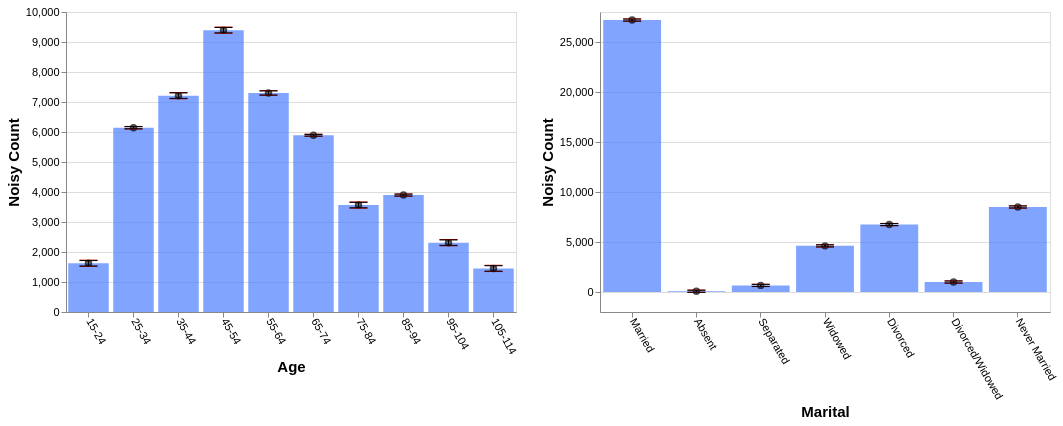

The specification (Vega-Lite) saved for this image:
### Vega-Lite specification from a JSON file in a GitHub repository (floating-point values rounded to 4 significant figures)
{"config": {"view": {"continuousWidth": 400, "continuousHeight": 300}, "axis": {"labelFontSize": 11, "titleFontSize": 15}, "axisBottom": {"labelAngle": 60}}, "hconcat": [{"layer": [{"mark": "bar", "encoding": {"color": {"value": "transparent"}, "tooltip": [{"aggregate": "sum", "field": "noisy_count", "title": "noisy count", "type": "quantitative"}, {"aggregate": "sum", "field": "noisy_count_prev", "title": "prev count", "type": "quantitative"}, {"aggregate": "sum", "field": "error", "title": "current error", "type": "quantitative"}, {"aggregate": "sum", "field": "error_prev", "title": "prev error", "type": "quantitative"}], "x": {"field": "age", "sort": null, "title": "Age", "type": "ordinal"}}, "height": 300, "selection": {"selector611": {"type": "interval", "encodings": ["x"]}}, "transform": [{"filter": {"selection": "selector612"}}], "width": 450}, {"mark": {"type": "bar", "color": "gray", "opacity": 0}, "encoding": {"x": {"field": "age", "sort": null, "title": "Age", "type": "ordinal"}, "y": {"aggregate": "sum", "field": "noisy_count_prev", "type": "quantitative"}}, "transform": [{"filter": {"selection": "selector612"}}]}, {"mark": {"type": "bar", "color": "#4C7FFF", "opacity": 0.7}, "encoding": {"x": {"field": "age", "sort": null, "title": "Age", "type": "ordinal"}, "y": {"aggregate": "sum", "field": "noisy_count", "type": "quantitative"}}, "transform": [{"filter": {"selection": "selector612"}}]}, {"mark": {"type": "point", "color": "black", "opacity": 0.7}, "encoding": {"x": {"field": "age", "sort": null, "title": "Age", "type": "ordinal"}, "y": {"aggregate": "sum", "field": "noisy_count", "title": "Noisy Count", "type": "quantitative"}}, "transform": [{"filter": {"selection": "selector612"}}]}, {"mark": {"type": "rule", "color": "#B6B6B6", "size": 2, "strokeDash": [3, 3]}, "encoding": {"x": {"field": "age", "sort": null, "title": "Age", "type": "ordinal"}, "y": {"aggregate": "sum", "field": "plus_error_prev_age", "title": "", "type": "quantitative"}, "y2": {"aggregate": "sum", "field": "minus_error_prev_age", "title": ""}}, "transform": [{"filter": {"selection": "selector612"}}]}, {"mark": {"type": "tick", "color": "#B90000", "size": 0, "strokeDash": [1, 1]}, "encoding": {"x": {"field": "age", "sort": null, "title": "Age", "type": "ordinal"}, "y": {"aggregate": "sum", "field": "plus_error_prev_age", "type": "quantitative"}}, "transform": [{"filter": {"selection": "selector612"}}]}, {"mark": {"type": "tick", "color": "#B90000", "size": 0, "strokeDash": [3, 1]}, "encoding": {"x": {"field": "age", "sort": null, "title": "Age", "type": "ordinal"}, "y": {"aggregate": "sum", "field": "minus_error_prev_age", "type": "quantitative"}}, "transform": [{"filter": {"selection": "selector612"}}]}, {"mark": {"type": "rule", "color": "black", "size": 2}, "encoding": {"x": {"field": "age", "sort": null, "title": "Age", "type": "ordinal"}, "y": {"aggregate": "sum", "field": "plus_error", "title": "", "type": "quantitative"}, "y2": {"aggregate": "sum", "field": "minus_error", "title": ""}}, "transform": [{"filter": {"selection": "selector612"}}]}, {"mark": {"type": "tick", "color": "black", "width": 0}, "encoding": {"x": {"field": "age", "sort": null, "title": "Age", "type": "ordinal"}, "y": {"aggregate": "sum", "field": "plus_error", "type": "quantitative"}}, "transform": [{"filter": {"selection": "selector612"}}]}, {"mark": {"type": "tick", "color": "black", "width": 0}, "encoding": {"x": {"field": "age", "sort": null, "title": "Age", "type": "ordinal"}, "y": {"aggregate": "sum", "field": "minus_error", "type": "quantitative"}}, "transform": [{"filter": {"selection": "selector612"}}]}]}, {"layer": [{"mark": "bar", "encoding": {"color": {"value": "transparent"}, "tooltip": [{"aggregate": "sum", "field": "noisy_count", "title": "noisy count", "type": "quantitative"}, {"aggregate": "sum", "field": "noisy_count_prev", "title": "prev count", "type": "quantitative"}, {"aggregate": "sum", "field": "error", "title": "current error", "type": "quantitative"}, {"aggregate": "sum", "field": "error_prev", "title": "prev error", "type": "quantitative"}], "x": {"field": "marital", "sort": null, "title": "Marital", "type": "ordinal"}}, "height": 300, "selection": {"selector612": {"type": "interval", "encodings": ["x"]}}, "transform": [{"filter": {"selection": "selector611"}}], "width": 450}, {"mark": {"type": "bar", "color": "gray", "opacity": 0}, "encoding": {"x": {"field": "marital", "sort": null, "title": "Marital", "type": "ordinal"}, "y": {"aggregate": "sum", "field": "noisy_count_prev", "type": "quantitative"}}, "transform": [{"filter": {"selection": "selector611"}}]}, {"mark": {"type": "bar", "color": "#4C7FFF", "opacity": 0.7}, "encoding": {"x": {"field": "marital", "sort": null, "title": "Marital", "type": "ordinal"}, "y": {"aggregate": "sum", "field": "noisy_count", "type": "quantitative"}}, "transform": [{"filter": {"selection": "selector611"}}]}, {"mark": {"type": "point", "color": "black", "opacity": 0.7}, "encoding": {"x": {"field": "marital", "sort": null, "title": "Marital", "type": "ordinal"}, "y": {"aggregate": "sum", "field": "noisy_count", "title": "Noisy Count", "type": "quantitative"}}, "transform": [{"filter": {"selection": "selector611"}}]}, {"mark": {"type": "rule", "color": "#B6B6B6", "size": 2, "strokeDash": [3, 3]}, "encoding": {"x": {"field": "marital", "sort": null, "title": "Marital", "type": "ordinal"}, "y": {"aggregate": "sum", "field": "plus_error_prev_marital", "title": "", "type": "quantitative"}, "y2": {"aggregate": "sum", "field": "minus_error_prev_marital", "title": ""}}, "transform": [{"filter": {"selection": "selector611"}}]}, {"mark": {"type": "tick", "color": "#B90000", "size": 0, "strokeDash": [1, 1]}, "encoding": {"x": {"field": "marital", "sort": null, "title": "Marital", "type": "ordinal"}, "y": {"aggregate": "sum", "field": "plus_error_prev_marital", "type": "quantitative"}}, "transform": [{"filter": {"selection": "selector611"}}]}, {"mark": {"type": "tick", "color": "#B90000", "size": 0, "strokeDash": [3, 1]}, "encoding": {"x": {"field": "marital", "sort": null, "title": "Marital", "type": "ordinal"}, "y": {"aggregate": "sum", "field": "minus_error_prev_marital", "type": "quantitative"}}, "transform": [{"filter": {"selection": "selector611"}}]}, {"mark": {"type": "rule", "color": "black", "size": 2}, "encoding": {"x": {"field": "marital", "sort": null, "title": "Marital", "type": "ordinal"}, "y": {"aggregate": "sum", "field": "plus_error", "title": "", "type": "quantitative"}, "y2": {"aggregate": "sum", "field": "minus_error", "title": ""}}, "transform": [{"filter": {"selection": "selector611"}}]}, {"mark": {"type": "tick", "color": "black", "width": 0}, "encoding": {"x": {"field": "marital", "sort": null, "title": "Marital", "type": "ordinal"}, "y": {"aggregate": "sum", "field": "plus_error", "type": "quantitative"}}, "transform": [{"filter": {"selection": "selector611"}}]}, {"mark": {"type": "tick", "color": "black", "width": 0}, "encoding": {"x": {"field": "marital", "sort": null, "title": "Marital", "type": "ordinal"}, "y": {"aggregate": "sum", "field": "minus_error", "type": "quantitative"}}, "transform": [{"filter": {"selection": "selector611"}}]}]}], "data": {"name": "data-0fa7426adb13d982f1167e2dd456d440"}, "$schema": "https://vega.github.io/schema/vega-lite/v4.17.0.json", "datasets": {"data-0fa7426adb13d982f1167e2dd456d440": [{"age": "15-24", "marital": "Married", "noisy_count": 314.8, "true_count": 295.0, "plus_error": 327.6, "minus_error": 302.0, "error": 12.8, "noisy_count_prev": 319.1, "true_count_prev": 295.0, "plus_error_prev": 334.0, "minus_error_prev": 304.2, "error_prev": 14.9, "plus_error_prev_age": 333.3, "minus_error_prev_age": 303.5, "plus_error_prev_marital": 333.7, "minus_error_prev_marital": 303.9}, {"age": "15-24", "marital": "Absent", "noisy_count": 23.5, "true_count": 13.0, "plus_error": 36.2, "minus_error": 10.7, "error": 12.8, "noisy_count_prev": 23.0, "true_count_prev": 13.0, "plus_error_prev": 37.9, "minus_error_prev": 8.1, "error_prev": 14.9, "plus_error_prev_age": 37.17, "minus_error_prev_age": 7.371, "plus_error_prev_marital": 37.76, "minus_error_prev_marital": 7.96}, {"age": "15-24", "marital": "Separated", "noisy_count": 6.0, "true_count": 18.0, "plus_error": 18.8, "minus_error": -6.7, "error": 12.8, "noisy_count_prev": 5.2, "true_count_prev": 18.0, "plus_error_prev": 20.1, "minus_error_prev": -9.7, "error_prev": 14.9, "plus_error_prev_age": 19.37, "minus_error_prev_age": -10.43, "plus_error_prev_marital": 20.44, "minus_error_prev_marital": -9.36}, {"age": "15-24", "marital": "Widowed", "noisy_count": -46.4, "true_count": 2.0, "plus_error": -33.6, "minus_error": -59.2, "error": 12.8, "noisy_count_prev": -43.9, "true_count_prev": 2.0, "plus_error_prev": -29.0, "minus_error_prev": -58.8, "error_prev": 14.9, "plus_error_prev_age": -29.73, "minus_error_prev_age": -59.53, "plus_error_prev_marital": -29.13, "minus_error_prev_marital": -58.93}, {"age": "15-24", "marital": "Divorced", "noisy_count": 148.6, "true_count": 22.0, "plus_error": 161.4, "minus_error": 135.8, "error": 12.8, "noisy_count_prev": 146.4, "true_count_prev": 22.0, "plus_error_prev": 161.3, "minus_error_prev": 131.5, "error_prev": 14.9, "plus_error_prev_age": 160.6, "minus_error_prev_age": 130.8, "plus_error_prev_marital": 161.3, "minus_error_prev_marital": 131.5}, {"age": "15-24", "marital": "Divorced/Widowed", "noisy_count": -18.1, "true_count": 16.0, "plus_error": -5.3, "minus_error": -30.8, "error": 12.8, "noisy_count_prev": -15.4, "true_count_prev": 16.0, "plus_error_prev": -0.4, "minus_error_prev": -30.3, "error_prev": 14.9, "plus_error_prev_age": -1.129, "minus_error_prev_age": -31.03, "plus_error_prev_marital": -1.61, "minus_error_prev_marital": -31.51}, {"age": "15-24", "marital": "Never Married", "noisy_count": 1196.0, "true_count": 1190.0, "plus_error": 1209.0, "minus_error": 1183.0, "error": 12.8, "noisy_count_prev": 1195.0, "true_count_prev": 1190.0, "plus_error_prev": 1210.0, "minus_error_prev": 1180.0, "error_prev": 14.9, "plus_error_prev_age": 1209.0, "minus_error_prev_age": 1179.0, "plus_error_prev_marital": 1208.0, "minus_error_prev_marital": 1179.0}, {"age": "25-34", "marital": "Married", "noisy_count": 2769.0, "true_count": 2764.0, "plus_error": 2774.0, "minus_error": 2764.0, "error": 5.1, "noisy_count_prev": 2770.0, "true_count_prev": 2764.0, "plus_error_prev": 2776.0, "minus_error_prev": 2764.0, "error_prev": 6.1, "plus_error_prev_age": 2777.0, "minus_error_prev_age": 2764.0, "plus_error_prev_marital": 2776.0, "minus_error_prev_marital": 2764.0}, {"age": "25-34", "marital": "Absent", "noisy_count": 9.0, "true_count": 33.0, "plus_error": 14.2, "minus_error": 3.9, "error": 5.1, "noisy_count_prev": 9.0, "true_count_prev": 33.0, "plus_error_prev": 15.1, "minus_error_prev": 2.9, "error_prev": 6.1, "plus_error_prev_age": 15.13, "minus_error_prev_age": 2.929, "plus_error_prev_marital": 14.96, "minus_error_prev_marital": 2.76}, {"age": "25-34", "marital": "Separated", "noisy_count": 49.6, "true_count": 77.0, "plus_error": 54.8, "minus_error": 44.5, "error": 5.1, "noisy_count_prev": 50.9, "true_count_prev": 77.0, "plus_error_prev": 57.0, "minus_error_prev": 44.8, "error_prev": 6.1, "plus_error_prev_age": 57.03, "minus_error_prev_age": 44.83, "plus_error_prev_marital": 57.34, "minus_error_prev_marital": 45.14}, {"age": "25-34", "marital": "Widowed", "noisy_count": 23.3, "true_count": 11.0, "plus_error": 28.4, "minus_error": 18.2, "error": 5.1, "noisy_count_prev": 21.3, "true_count_prev": 11.0, "plus_error_prev": 27.4, "minus_error_prev": 15.2, "error_prev": 6.1, "plus_error_prev_age": 27.43, "minus_error_prev_age": 15.23, "plus_error_prev_marital": 27.27, "minus_error_prev_marital": 15.07}, {"age": "25-34", "marital": "Divorced", "noisy_count": 362.8, "true_count": 372.0, "plus_error": 367.9, "minus_error": 357.7, "error": 5.1, "noisy_count_prev": 361.1, "true_count_prev": 372.0, "plus_error_prev": 367.2, "minus_error_prev": 355.0, "error_prev": 6.1, "plus_error_prev_age": 367.2, "minus_error_prev_age": 355.0, "plus_error_prev_marital": 367.2, "minus_error_prev_marital": 355.0}, {"age": "25-34", "marital": "Divorced/Widowed", "noisy_count": 221.1, "true_count": 189.0, "plus_error": 226.2, "minus_error": 216.0, "error": 5.1, "noisy_count_prev": 221.1, "true_count_prev": 189.0, "plus_error_prev": 227.1, "minus_error_prev": 215.0, "error_prev": 6.1, "plus_error_prev_age": 227.1, "minus_error_prev_age": 215.0, "plus_error_prev_marital": 225.9, "minus_error_prev_marital": 213.8}, {"age": "25-34", "marital": "Never Married", "noisy_count": 2708.0, "true_count": 2691.0, "plus_error": 2713.0, "minus_error": 2703.0, "error": 5.1, "noisy_count_prev": 2708.0, "true_count_prev": 2691.0, "plus_error_prev": 2714.0, "minus_error_prev": 2702.0, "error_prev": 6.1, "plus_error_prev_age": 2715.0, "minus_error_prev_age": 2702.0, "plus_error_prev_marital": 2713.0, "minus_error_prev_marital": 2701.0}, {"age": "35-44", "marital": "Married", "noisy_count": 4283.0, "true_count": 4273.0, "plus_error": 4296.0, "minus_error": 4270.0, "error": 12.8, "noisy_count_prev": 4285.0, "true_count_prev": 4273.0, "plus_error_prev": 4300.0, "minus_error_prev": 4270.0, "error_prev": 14.9, "plus_error_prev_age": 4298.0, "minus_error_prev_age": 4269.0, "plus_error_prev_marital": 4299.0, "minus_error_prev_marital": 4269.0}, {"age": "35-44", "marital": "Absent", "noisy_count": 115.9, "true_count": 31.0, "plus_error": 128.7, "minus_error": 103.1, "error": 12.8, "noisy_count_prev": 115.3, "true_count_prev": 31.0, "plus_error_prev": 130.2, "minus_error_prev": 100.4, "error_prev": 14.9, "plus_error_prev_age": 129.1, "minus_error_prev_age": 99.26, "plus_error_prev_marital": 130.1, "minus_error_prev_marital": 100.3}, {"age": "35-44", "marital": "Separated", "noisy_count": 164.7, "true_count": 96.0, "plus_error": 177.5, "minus_error": 151.9, "error": 12.8, "noisy_count_prev": 158.4, "true_count_prev": 96.0, "plus_error_prev": 173.3, "minus_error_prev": 143.5, "error_prev": 14.9, "plus_error_prev_age": 172.2, "minus_error_prev_age": 142.4, "plus_error_prev_marital": 173.6, "minus_error_prev_marital": 143.8}, {"age": "35-44", "marital": "Widowed", "noisy_count": -20.9, "true_count": 57.0, "plus_error": -8.1, "minus_error": -33.7, "error": 12.8, "noisy_count_prev": -16.4, "true_count_prev": 57.0, "plus_error_prev": -1.5, "minus_error_prev": -31.3, "error_prev": 14.9, "plus_error_prev_age": -2.643, "minus_error_prev_age": -32.44, "plus_error_prev_marital": -1.63, "minus_error_prev_marital": -31.43}, {"age": "35-44", "marital": "Divorced", "noisy_count": 908.3, "true_count": 905.0, "plus_error": 921.1, "minus_error": 895.5, "error": 12.8, "noisy_count_prev": 907.3, "true_count_prev": 905.0, "plus_error_prev": 922.2, "minus_error_prev": 892.4, "error_prev": 14.9, "plus_error_prev_age": 921.1, "minus_error_prev_age": 891.3, "plus_error_prev_marital": 922.2, "minus_error_prev_marital": 892.4}, {"age": "35-44", "marital": "Divorced/Widowed", "noisy_count": 226.8, "true_count": 286.0, "plus_error": 239.6, "minus_error": 214.0, "error": 12.8, "noisy_count_prev": 229.2, "true_count_prev": 286.0, "plus_error_prev": 244.1, "minus_error_prev": 214.2, "error_prev": 14.9, "plus_error_prev_age": 243.0, "minus_error_prev_age": 213.1, "plus_error_prev_marital": 242.9, "minus_error_prev_marital": 213.0}, {"age": "35-44", "marital": "Never Married", "noisy_count": 1534.0, "true_count": 1684.0, "plus_error": 1547.0, "minus_error": 1522.0, "error": 12.8, "noisy_count_prev": 1542.0, "true_count_prev": 1684.0, "plus_error_prev": 1556.0, "minus_error_prev": 1527.0, "error_prev": 14.9, "plus_error_prev_age": 1555.0, "minus_error_prev_age": 1526.0, "plus_error_prev_marital": 1555.0, "minus_error_prev_marital": 1525.0}, {"age": "45-54", "marital": "Married", "noisy_count": 5513.0, "true_count": 5589.0, "plus_error": 5526.0, "minus_error": 5501.0, "error": 12.8, "noisy_count_prev": 5514.0, "true_count_prev": 5589.0, "plus_error_prev": 5529.0, "minus_error_prev": 5499.0, "error_prev": 14.9, "plus_error_prev_age": 5529.0, "minus_error_prev_age": 5500.0, "plus_error_prev_marital": 5529.0, "minus_error_prev_marital": 5499.0}, {"age": "45-54", "marital": "Absent", "noisy_count": 77.6, "true_count": 27.0, "plus_error": 90.4, "minus_error": 64.9, "error": 12.8, "noisy_count_prev": 77.9, "true_count_prev": 27.0, "plus_error_prev": 92.8, "minus_error_prev": 63.0, "error_prev": 14.9, "plus_error_prev_age": 93.04, "minus_error_prev_age": 63.24, "plus_error_prev_marital": 92.66, "minus_error_prev_marital": 62.86}, {"age": "45-54", "marital": "Separated", "noisy_count": 205.5, "true_count": 156.0, "plus_error": 218.3, "minus_error": 192.7, "error": 12.8, "noisy_count_prev": 204.1, "true_count_prev": 156.0, "plus_error_prev": 219.0, "minus_error_prev": 189.2, "error_prev": 14.9, "plus_error_prev_age": 219.2, "minus_error_prev_age": 189.4, "plus_error_prev_marital": 219.3, "minus_error_prev_marital": 189.5}, {"age": "45-54", "marital": "Widowed", "noisy_count": 102.2, "true_count": 143.0, "plus_error": 115.0, "minus_error": 89.4, "error": 12.8, "noisy_count_prev": 104.1, "true_count_prev": 143.0, "plus_error_prev": 119.0, "minus_error_prev": 89.2, "error_prev": 14.9, "plus_error_prev_age": 119.2, "minus_error_prev_age": 89.44, "plus_error_prev_marital": 118.9, "minus_error_prev_marital": 89.07}, {"age": "45-54", "marital": "Divorced", "noisy_count": 1749.0, "true_count": 1715.0, "plus_error": 1761.0, "minus_error": 1736.0, "error": 12.8, "noisy_count_prev": 1743.0, "true_count_prev": 1715.0, "plus_error_prev": 1758.0, "minus_error_prev": 1728.0, "error_prev": 14.9, "plus_error_prev_age": 1758.0, "minus_error_prev_age": 1728.0, "plus_error_prev_marital": 1758.0, "minus_error_prev_marital": 1728.0}, {"age": "45-54", "marital": "Divorced/Widowed", "noisy_count": 293.3, "true_count": 379.0, "plus_error": 306.0, "minus_error": 280.5, "error": 12.8, "noisy_count_prev": 296.7, "true_count_prev": 379.0, "plus_error_prev": 311.6, "minus_error_prev": 281.8, "error_prev": 14.9, "plus_error_prev_age": 311.8, "minus_error_prev_age": 282.0, "plus_error_prev_marital": 310.4, "minus_error_prev_marital": 280.6}, {"age": "45-54", "marital": "Never Married", "noisy_count": 1454.0, "true_count": 1324.0, "plus_error": 1467.0, "minus_error": 1441.0, "error": 12.8, "noisy_count_prev": 1453.0, "true_count_prev": 1324.0, "plus_error_prev": 1468.0, "minus_error_prev": 1438.0, "error_prev": 14.9, "plus_error_prev_age": 1468.0, "minus_error_prev_age": 1439.0, "plus_error_prev_marital": 1467.0, "minus_error_prev_marital": 1437.0}, {"age": "55-64", "marital": "Married", "noisy_count": 4528.0, "true_count": 4513.0, "plus_error": 4538.0, "minus_error": 4518.0, "error": 9.8, "noisy_count_prev": 4528.0, "true_count_prev": 4513.0, "plus_error_prev": 4539.0, "minus_error_prev": 4517.0, "error_prev": 11.0, "plus_error_prev_age": 4539.0, "minus_error_prev_age": 4517.0, "plus_error_prev_marital": 4538.0, "minus_error_prev_marital": 4516.0}, {"age": "55-64", "marital": "Absent", "noisy_count": 63.4, "true_count": 10.0, "plus_error": 73.2, "minus_error": 53.6, "error": 9.8, "noisy_count_prev": 60.7, "true_count_prev": 10.0, "plus_error_prev": 71.7, "minus_error_prev": 49.7, "error_prev": 11.0, "plus_error_prev_age": 71.77, "minus_error_prev_age": 49.77, "plus_error_prev_marital": 71.56, "minus_error_prev_marital": 49.56}, {"age": "55-64", "marital": "Separated", "noisy_count": 50.9, "true_count": 106.0, "plus_error": 60.7, "minus_error": 41.1, "error": 9.8, "noisy_count_prev": 54.2, "true_count_prev": 106.0, "plus_error_prev": 65.2, "minus_error_prev": 43.3, "error_prev": 11.0, "plus_error_prev_age": 65.27, "minus_error_prev_age": 43.37, "plus_error_prev_marital": 65.54, "minus_error_prev_marital": 43.64}, {"age": "55-64", "marital": "Widowed", "noisy_count": 217.3, "true_count": 210.0, "plus_error": 227.1, "minus_error": 207.5, "error": 9.8, "noisy_count_prev": 216.3, "true_count_prev": 210.0, "plus_error_prev": 227.3, "minus_error_prev": 205.3, "error_prev": 11.0, "plus_error_prev_age": 227.4, "minus_error_prev_age": 205.4, "plus_error_prev_marital": 227.2, "minus_error_prev_marital": 205.2}, {"age": "55-64", "marital": "Divorced", "noisy_count": 1507.0, "true_count": 1509.0, "plus_error": 1516.0, "minus_error": 1497.0, "error": 9.8, "noisy_count_prev": 1507.0, "true_count_prev": 1509.0, "plus_error_prev": 1518.0, "minus_error_prev": 1496.0, "error_prev": 11.0, "plus_error_prev_age": 1518.0, "minus_error_prev_age": 1496.0, "plus_error_prev_marital": 1518.0, "minus_error_prev_marital": 1496.0}, {"age": "55-64", "marital": "Divorced/Widowed", "noisy_count": 223.3, "true_count": 241.0, "plus_error": 233.0, "minus_error": 213.5, "error": 9.8, "noisy_count_prev": 220.6, "true_count_prev": 241.0, "plus_error_prev": 231.6, "minus_error_prev": 209.6, "error_prev": 11.0, "plus_error_prev_age": 231.7, "minus_error_prev_age": 209.7, "plus_error_prev_marital": 230.4, "minus_error_prev_marital": 208.4}, {"age": "55-64", "marital": "Never Married", "noisy_count": 711.4, "true_count": 730.0, "plus_error": 721.2, "minus_error": 701.6, "error": 9.8, "noisy_count_prev": 714.1, "true_count_prev": 730.0, "plus_error_prev": 725.1, "minus_error_prev": 703.1, "error_prev": 11.0, "plus_error_prev_age": 725.2, "minus_error_prev_age": 703.2, "plus_error_prev_marital": 723.6, "minus_error_prev_marital": 701.6}, {"age": "65-74", "marital": "Married", "noisy_count": 3650.0, "true_count": 3666.0, "plus_error": 3654.0, "minus_error": 3646.0, "error": 4.1, "noisy_count_prev": 3650.0, "true_count_prev": 3666.0, "plus_error_prev": 3655.0, "minus_error_prev": 3646.0, "error_prev": 4.8, "plus_error_prev_age": 3655.0, "minus_error_prev_age": 3646.0, "plus_error_prev_marital": 3655.0, "minus_error_prev_marital": 3645.0}, {"age": "65-74", "marital": "Absent", "noisy_count": 32.4, "true_count": 1.0, "plus_error": 36.5, "minus_error": 28.2, "error": 4.1, "noisy_count_prev": 30.6, "true_count_prev": 1.0, "plus_error_prev": 35.4, "minus_error_prev": 25.8, "error_prev": 4.8, "plus_error_prev_age": 35.57, "minus_error_prev_age": 25.97, "plus_error_prev_marital": 35.26, "minus_error_prev_marital": 25.66}, {"age": "65-74", "marital": "Separated", "noisy_count": 70.4, "true_count": 84.0, "plus_error": 74.5, "minus_error": 66.3, "error": 4.1, "noisy_count_prev": 71.0, "true_count_prev": 84.0, "plus_error_prev": 75.8, "minus_error_prev": 66.2, "error_prev": 4.8, "plus_error_prev_age": 75.97, "minus_error_prev_age": 66.37, "plus_error_prev_marital": 76.14, "minus_error_prev_marital": 66.54}, {"age": "65-74", "marital": "Widowed", "noisy_count": 426.6, "true_count": 406.0, "plus_error": 430.7, "minus_error": 422.5, "error": 4.1, "noisy_count_prev": 425.5, "true_count_prev": 406.0, "plus_error_prev": 430.4, "minus_error_prev": 420.7, "error_prev": 4.8, "plus_error_prev_age": 430.6, "minus_error_prev_age": 420.9, "plus_error_prev_marital": 430.3, "minus_error_prev_marital": 420.6}, {"age": "65-74", "marital": "Divorced", "noisy_count": 1176.0, "true_count": 1161.0, "plus_error": 1180.0, "minus_error": 1172.0, "error": 4.1, "noisy_count_prev": 1175.0, "true_count_prev": 1161.0, "plus_error_prev": 1180.0, "minus_error_prev": 1170.0, "error_prev": 4.8, "plus_error_prev_age": 1180.0, "minus_error_prev_age": 1171.0, "plus_error_prev_marital": 1180.0, "minus_error_prev_marital": 1170.0}, {"age": "65-74", "marital": "Divorced/Widowed", "noisy_count": 129.3, "true_count": 150.0, "plus_error": 133.5, "minus_error": 125.2, "error": 4.1, "noisy_count_prev": 130.0, "true_count_prev": 150.0, "plus_error_prev": 134.9, "minus_error_prev": 125.2, "error_prev": 4.8, "plus_error_prev_age": 135.1, "minus_error_prev_age": 125.4, "plus_error_prev_marital": 133.7, "minus_error_prev_marital": 124.0}, {"age": "65-74", "marital": "Never Married", "noisy_count": 407.4, "true_count": 399.0, "plus_error": 411.5, "minus_error": 403.3, "error": 4.1, "noisy_count_prev": 408.1, "true_count_prev": 399.0, "plus_error_prev": 412.9, "minus_error_prev": 403.2, "error_prev": 4.8, "plus_error_prev_age": 413.1, "minus_error_prev_age": 403.4, "plus_error_prev_marital": 411.4, "minus_error_prev_marital": 401.7}, {"age": "75-84", "marital": "Married", "noisy_count": 2388.0, "true_count": 2360.0, "plus_error": 2401.0, "minus_error": 2375.0, "error": 12.8, "noisy_count_prev": 2386.0, "true_count_prev": 2360.0, "plus_error_prev": 2401.0, "minus_error_prev": 2371.0, "error_prev": 14.9, "plus_error_prev_age": 2400.0, "minus_error_prev_age": 2370.0, "plus_error_prev_marital": 2401.0, "minus_error_prev_marital": 2371.0}, {"age": "75-84", "marital": "Absent", "noisy_count": -43.1, "true_count": 2.0, "plus_error": -30.3, "minus_error": -55.9, "error": 12.8, "noisy_count_prev": -44.1, "true_count_prev": 2.0, "plus_error_prev": -29.2, "minus_error_prev": -59.0, "error_prev": 14.9, "plus_error_prev_age": -30.29, "minus_error_prev_age": -60.09, "plus_error_prev_marital": -29.34, "minus_error_prev_marital": -59.14}, {"age": "75-84", "marital": "Separated", "noisy_count": -27.0, "true_count": 56.0, "plus_error": -14.2, "minus_error": -39.8, "error": 12.8, "noisy_count_prev": -23.1, "true_count_prev": 56.0, "plus_error_prev": -8.2, "minus_error_prev": -38.0, "error_prev": 14.9, "plus_error_prev_age": -9.286, "minus_error_prev_age": -39.09, "plus_error_prev_marital": -7.86, "minus_error_prev_marital": -37.66}, {"age": "75-84", "marital": "Widowed", "noisy_count": 623.5, "true_count": 638.0, "plus_error": 636.3, "minus_error": 610.8, "error": 12.8, "noisy_count_prev": 621.2, "true_count_prev": 638.0, "plus_error_prev": 636.1, "minus_error_prev": 606.3, "error_prev": 14.9, "plus_error_prev_age": 635.0, "minus_error_prev_age": 605.2, "plus_error_prev_marital": 636.0, "minus_error_prev_marital": 606.2}, {"age": "75-84", "marital": "Divorced", "noisy_count": 398.3, "true_count": 592.0, "plus_error": 411.0, "minus_error": 385.5, "error": 12.8, "noisy_count_prev": 404.8, "true_count_prev": 592.0, "plus_error_prev": 419.8, "minus_error_prev": 389.9, "error_prev": 14.9, "plus_error_prev_age": 418.7, "minus_error_prev_age": 388.8, "plus_error_prev_marital": 419.8, "minus_error_prev_marital": 389.9}, {"age": "75-84", "marital": "Divorced/Widowed", "noisy_count": 49.3, "true_count": 72.0, "plus_error": 62.1, "minus_error": 36.5, "error": 12.8, "noisy_count_prev": 51.8, "true_count_prev": 72.0, "plus_error_prev": 66.7, "minus_error_prev": 36.9, "error_prev": 14.9, "plus_error_prev_age": 65.61, "minus_error_prev_age": 35.81, "plus_error_prev_marital": 65.49, "minus_error_prev_marital": 35.69}, {"age": "75-84", "marital": "Never Married", "noisy_count": 175.4, "true_count": 189.0, "plus_error": 188.2, "minus_error": 162.6, "error": 12.8, "noisy_count_prev": 175.3, "true_count_prev": 189.0, "plus_error_prev": 190.3, "minus_error_prev": 160.4, "error_prev": 14.9, "plus_error_prev_age": 189.2, "minus_error_prev_age": 159.3, "plus_error_prev_marital": 188.8, "minus_error_prev_marital": 158.9}, {"age": "85-94", "marital": "Married", "noisy_count": 2135.0, "true_count": 2152.0, "plus_error": 2140.0, "minus_error": 2131.0, "error": 4.5, "noisy_count_prev": 2136.0, "true_count_prev": 2152.0, "plus_error_prev": 2141.0, "minus_error_prev": 2130.0, "error_prev": 5.4, "plus_error_prev_age": 2141.0, "minus_error_prev_age": 2130.0, "plus_error_prev_marital": 2141.0, "minus_error_prev_marital": 2130.0}, {"age": "85-94", "marital": "Absent", "noisy_count": -6.4, "true_count": 0.0, "plus_error": -1.9, "minus_error": -10.9, "error": 4.5, "noisy_count_prev": -6.9, "true_count_prev": 0.0, "plus_error_prev": -1.5, "minus_error_prev": -12.3, "error_prev": 5.4, "plus_error_prev_age": -1.9, "minus_error_prev_age": -12.7, "plus_error_prev_marital": -1.64, "minus_error_prev_marital": -12.44}, {"age": "85-94", "marital": "Separated", "noisy_count": 63.9, "true_count": 52.0, "plus_error": 68.4, "minus_error": 59.4, "error": 4.5, "noisy_count_prev": 63.5, "true_count_prev": 52.0, "plus_error_prev": 68.8, "minus_error_prev": 58.1, "error_prev": 5.4, "plus_error_prev_age": 68.4, "minus_error_prev_age": 57.7, "plus_error_prev_marital": 69.14, "minus_error_prev_marital": 58.44}, {"age": "85-94", "marital": "Widowed", "noisy_count": 1221.0, "true_count": 1211.0, "plus_error": 1225.0, "minus_error": 1216.0, "error": 4.5, "noisy_count_prev": 1223.0, "true_count_prev": 1211.0, "plus_error_prev": 1228.0, "minus_error_prev": 1217.0, "error_prev": 5.4, "plus_error_prev_age": 1228.0, "minus_error_prev_age": 1217.0, "plus_error_prev_marital": 1228.0, "minus_error_prev_marital": 1217.0}, {"age": "85-94", "marital": "Divorced", "noisy_count": 392.0, "true_count": 390.0, "plus_error": 396.5, "minus_error": 387.5, "error": 4.5, "noisy_count_prev": 392.5, "true_count_prev": 390.0, "plus_error_prev": 397.8, "minus_error_prev": 387.1, "error_prev": 5.4, "plus_error_prev_age": 397.4, "minus_error_prev_age": 386.7, "plus_error_prev_marital": 397.8, "minus_error_prev_marital": 387.1}, {"age": "85-94", "marital": "Divorced/Widowed", "noisy_count": -85.4, "true_count": 50.0, "plus_error": -80.9, "minus_error": -90.0, "error": 4.5, "noisy_count_prev": -84.5, "true_count_prev": 50.0, "plus_error_prev": -79.2, "minus_error_prev": -89.9, "error_prev": 5.4, "plus_error_prev_age": -79.6, "minus_error_prev_age": -90.3, "plus_error_prev_marital": -80.41, "minus_error_prev_marital": -91.11}, {"age": "85-94", "marital": "Never Married", "noisy_count": 177.3, "true_count": 182.0, "plus_error": 181.8, "minus_error": 172.8, "error": 4.5, "noisy_count_prev": 177.3, "true_count_prev": 182.0, "plus_error_prev": 182.7, "minus_error_prev": 172.0, "error_prev": 5.4, "plus_error_prev_age": 182.3, "minus_error_prev_age": 171.6, "plus_error_prev_marital": 181.2, "minus_error_prev_marital": 170.5}, {"age": "95-104", "marital": "Married", "noisy_count": 1109.0, "true_count": 1055.0, "plus_error": 1121.0, "minus_error": 1096.0, "error": 12.8, "noisy_count_prev": 1105.0, "true_count_prev": 1055.0, "plus_error_prev": 1120.0, "minus_error_prev": 1090.0, "error_prev": 14.9, "plus_error_prev_age": 1119.0, "minus_error_prev_age": 1089.0, "plus_error_prev_marital": 1120.0, "minus_error_prev_marital": 1090.0}, {"age": "95-104", "marital": "Absent", "noisy_count": -164.5, "true_count": 0.0, "plus_error": -151.8, "minus_error": -177.3, "error": 12.8, "noisy_count_prev": -157.9, "true_count_prev": 0.0, "plus_error_prev": -143.0, "minus_error_prev": -172.8, "error_prev": 14.9, "plus_error_prev_age": -144.1, "minus_error_prev_age": -173.9, "plus_error_prev_marital": -143.1, "minus_error_prev_marital": -172.9}, {"age": "95-104", "marital": "Separated", "noisy_count": 50.2, "true_count": 41.0, "plus_error": 63.0, "minus_error": 37.4, "error": 12.8, "noisy_count_prev": 46.8, "true_count_prev": 41.0, "plus_error_prev": 61.7, "minus_error_prev": 31.8, "error_prev": 14.9, "plus_error_prev_age": 60.6, "minus_error_prev_age": 30.7, "plus_error_prev_marital": 62.04, "minus_error_prev_marital": 32.14}, {"age": "95-104", "marital": "Widowed", "noisy_count": 1154.0, "true_count": 1174.0, "plus_error": 1166.0, "minus_error": 1141.0, "error": 12.8, "noisy_count_prev": 1153.0, "true_count_prev": 1174.0, "plus_error_prev": 1168.0, "minus_error_prev": 1138.0, "error_prev": 14.9, "plus_error_prev_age": 1167.0, "minus_error_prev_age": 1137.0, "plus_error_prev_marital": 1168.0, "minus_error_prev_marital": 1138.0}, {"age": "95-104", "marital": "Divorced", "noisy_count": 85.6, "true_count": 140.0, "plus_error": 98.4, "minus_error": 72.9, "error": 12.8, "noisy_count_prev": 89.6, "true_count_prev": 140.0, "plus_error_prev": 104.5, "minus_error_prev": 74.7, "error_prev": 14.9, "plus_error_prev_age": 103.4, "minus_error_prev_age": 73.6, "plus_error_prev_marital": 104.5, "minus_error_prev_marital": 74.68}, {"age": "95-104", "marital": "Divorced/Widowed", "noisy_count": 5.4, "true_count": 16.0, "plus_error": 18.2, "minus_error": -7.3, "error": 12.8, "noisy_count_prev": 4.1, "true_count_prev": 16.0, "plus_error_prev": 19.0, "minus_error_prev": -10.8, "error_prev": 14.9, "plus_error_prev_age": 17.9, "minus_error_prev_age": -11.9, "plus_error_prev_marital": 17.79, "minus_error_prev_marital": -12.01}, {"age": "95-104", "marital": "Never Married", "noisy_count": 72.4, "true_count": 119.0, "plus_error": 85.2, "minus_error": 59.6, "error": 12.8, "noisy_count_prev": 78.6, "true_count_prev": 119.0, "plus_error_prev": 93.5, "minus_error_prev": 63.7, "error_prev": 14.9, "plus_error_prev_age": 92.4, "minus_error_prev_age": 62.6, "plus_error_prev_marital": 91.97, "minus_error_prev_marital": 62.17}, {"age": "105-114", "marital": "Married", "noisy_count": 504.8, "true_count": 398.0, "plus_error": 517.6, "minus_error": 492.0, "error": 12.8, "noisy_count_prev": 504.1, "true_count_prev": 398.0, "plus_error_prev": 519.0, "minus_error_prev": 489.2, "error_prev": 14.9, "plus_error_prev_age": 518.7, "minus_error_prev_age": 488.9, "plus_error_prev_marital": 518.7, "minus_error_prev_marital": 488.9}, {"age": "105-114", "marital": "Absent", "noisy_count": -29.1, "true_count": 0.0, "plus_error": -16.3, "minus_error": -41.9, "error": 12.8, "noisy_count_prev": -27.5, "true_count_prev": 0.0, "plus_error_prev": -12.6, "minus_error_prev": -42.4, "error_prev": 14.9, "plus_error_prev_age": -12.91, "minus_error_prev_age": -42.71, "plus_error_prev_marital": -12.74, "minus_error_prev_marital": -42.54}, {"age": "105-114", "marital": "Separated", "noisy_count": 27.7, "true_count": 25.0, "plus_error": 40.4, "minus_error": 14.9, "error": 12.8, "noisy_count_prev": 27.5, "true_count_prev": 25.0, "plus_error_prev": 42.4, "minus_error_prev": 12.6, "error_prev": 14.9, "plus_error_prev_age": 42.09, "minus_error_prev_age": 12.29, "plus_error_prev_marital": 42.74, "minus_error_prev_marital": 12.94}, {"age": "105-114", "marital": "Widowed", "noisy_count": 912.8, "true_count": 881.0, "plus_error": 925.6, "minus_error": 900.0, "error": 12.8, "noisy_count_prev": 910.5, "true_count_prev": 881.0, "plus_error_prev": 925.4, "minus_error_prev": 895.5, "error_prev": 14.9, "plus_error_prev_age": 925.1, "minus_error_prev_age": 895.2, "plus_error_prev_marital": 925.3, "minus_error_prev_marital": 895.4}, {"age": "105-114", "marital": "Divorced", "noisy_count": 15.1, "true_count": 44.0, "plus_error": 27.9, "minus_error": 2.3, "error": 12.8, "noisy_count_prev": 15.6, "true_count_prev": 44.0, "plus_error_prev": 30.5, "minus_error_prev": 0.7, "error_prev": 14.9, "plus_error_prev_age": 30.19, "minus_error_prev_age": 0.3857, "plus_error_prev_marital": 30.48, "minus_error_prev_marital": 0.68}, {"age": "105-114", "marital": "Divorced/Widowed", "noisy_count": -46.5, "true_count": 4.0, "plus_error": -33.7, "minus_error": -59.3, "error": 12.8, "noisy_count_prev": -43.0, "true_count_prev": 4.0, "plus_error_prev": -28.1, "minus_error_prev": -57.9, "error_prev": 14.9, "plus_error_prev_age": -28.41, "minus_error_prev_age": -58.21, "plus_error_prev_marital": -29.31, "minus_error_prev_marital": -59.11}, {"age": "105-114", "marital": "Never Married", "noisy_count": 67.6, "true_count": 49.0, "plus_error": 80.4, "minus_error": 54.9, "error": 12.8, "noisy_count_prev": 67.4, "true_count_prev": 49.0, "plus_error_prev": 82.3, "minus_error_prev": 52.5, "error_prev": 14.9, "plus_error_prev_age": 81.99, "minus_error_prev_age": 52.19, "plus_error_prev_marital": 80.77, "minus_error_prev_marital": 50.97}]}}
